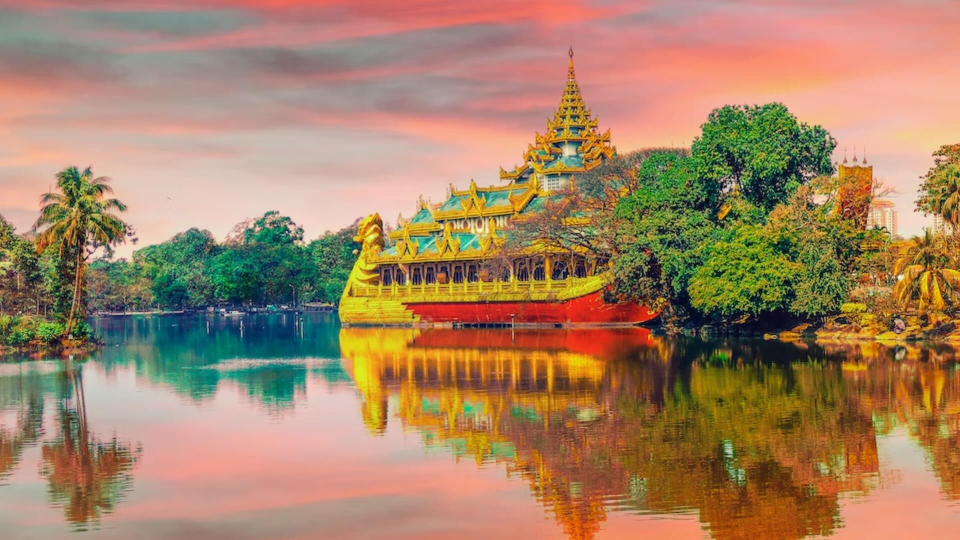
#> input picture Sceneary.jpeg, 1920 x 1080 px, found by its file name (shown at 1/2 size)
$ jupyter execute 'Dominant Color Extraction-checkpoint.ipynb'
#> lines starting #> are read from the running program, lines starting #| are printed output that depends on the picture
[cell 1]
import matplotlib.pyplot as plt
import cv2
import numpy as np
from sklearn.cluster import KMeans

[cell 2]
img = cv2.imread("sceneary.jpeg")
#> img is the input picture: shape (1080, 1920, 3); mean B, G, R 100.4, 131, 165
img = cv2.resize(img,(306,382))
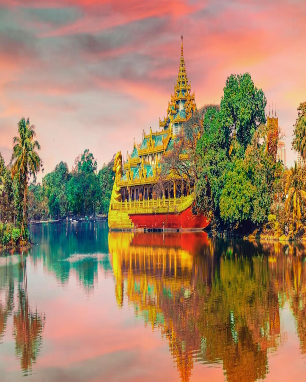
#> img: shape (382, 306, 3); mean B, G, R 100.3, 130.9, 164.9
img = cv2.cvtColor(img, cv2.COLOR_BGR2RGB)
print(img.shape)
#| (382, 306, 3)

[cell 3]
plt.imshow(img)

[cell 4]
#reshaping image from RxCx3 to Mx3

X= img.reshape((-1,3))
print(X.shape)
#| (116892, 3)

[cell 5]
k=9
model = KMeans(n_clusters=k)
model.fit(X)

[cell 6]
centroids = model.cluster_centers_

[cell 7]
print(centroids)

[cell 8]
colors = np.array(centroids,dtype='uint8')

[cell 9]
print(colors)

[cell 10]
i=1
for color in colors:
    plt.subplot(1,k,i)
    plt.axis("off")
    i = i+1
    mat = np.zeros((100,100,3), dtype='uint8')
    mat[:,:,:] = color
    plt.imshow(mat)
plt.show()
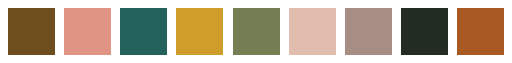
#> figure drawn by matplotlib, 9 panels
